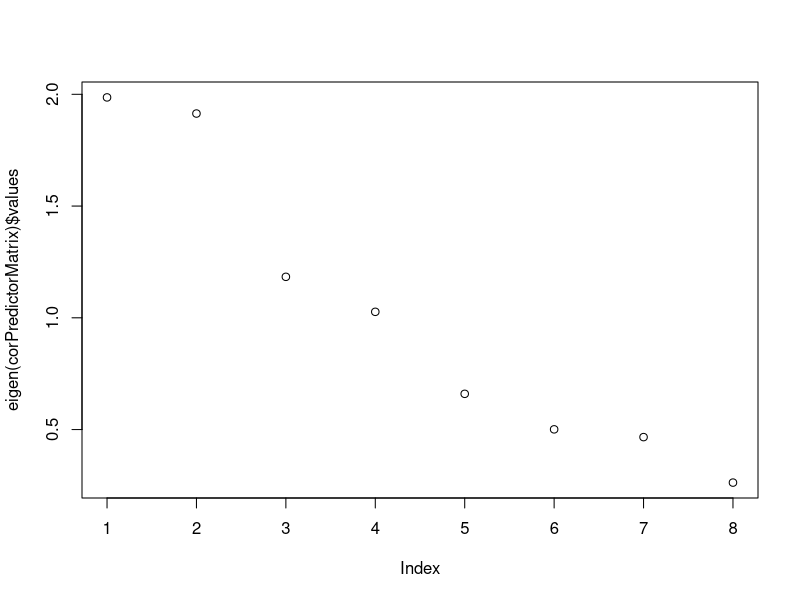
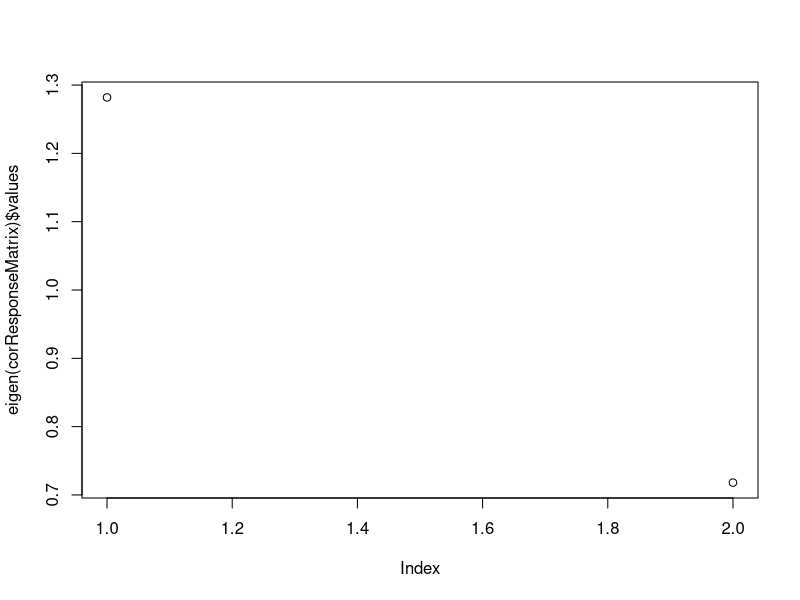

Recreate these plots in R, in order.
## ---- chunk 1
#install.packages("psych")
#install.packages("corrplot")
library(corrplot)
library(psych)
library(tidyverse)
library(skimr)
library(dplyr)
## ---- chunk 2
EUcars <- read_csv("car_prices.csv", na = c("", NA, "N/A"))
EUcars = EUcars |> drop_na() |> filter (Brand == "Fiat", Gearbox != "Semi-automatic", Drivetrain != "Rear") |> select(Model,Price,Kilometers,Power, Seats,Doors,Cylinders,Gearbox,Year,Drivetrain,Country)

EUcars <- replace(EUcars, EUcars == "Automatic", "0")
EUcars <- replace(EUcars, EUcars == "Manual", "1")
EUcars <- replace(EUcars, EUcars == "4WD", "1")
EUcars <- replace(EUcars, EUcars == "Front", "0")
EUcars <- replace(EUcars, EUcars == "AT", "1")
EUcars <- replace(EUcars, EUcars == "BE", "2")
EUcars <- replace(EUcars, EUcars == "DE", "3")
EUcars <- replace(EUcars, EUcars == "IT", "4")
EUcars <- replace(EUcars, EUcars == "NL", "5")

EUcars$Gearbox = as.numeric(EUcars$Gearbox)
EUcars$Drivetrain = as.numeric(EUcars$Drivetrain)
EUcars$Country = as.numeric(EUcars$Country)

## ---- chunk 3
predictorMatrix <-EUcars[,c(3,4,6:11)]
responseMatrix <-EUcars[,c(2,5)]
corPredictorMatrix <- cor(predictorMatrix)
corResponseMatrix <- cor(responseMatrix)
## ---- chunk 4
#Predictor values
eigen(corPredictorMatrix)$values
plot(eigen(corPredictorMatrix)$values)

# For our predictor values using Jolliefs and Kaisers criterion we would get a intrinsic dimensional of 4 while using the inflection point would be 2. Based on this we would use a intrinsic dimensionality of 4.

#Response values
eigen(corResponseMatrix)$values
plot(eigen(corResponseMatrix)$values)

# For our Response variable Kaisers criterion would tell us to use 1 while Jolliefs tells us to use 2 and in this case the inflection point isn't helpful with our graph so based on this we are going to use a intrinsic dimensionality of 1 because that is the only way we can reduce our dimensions for Response.
